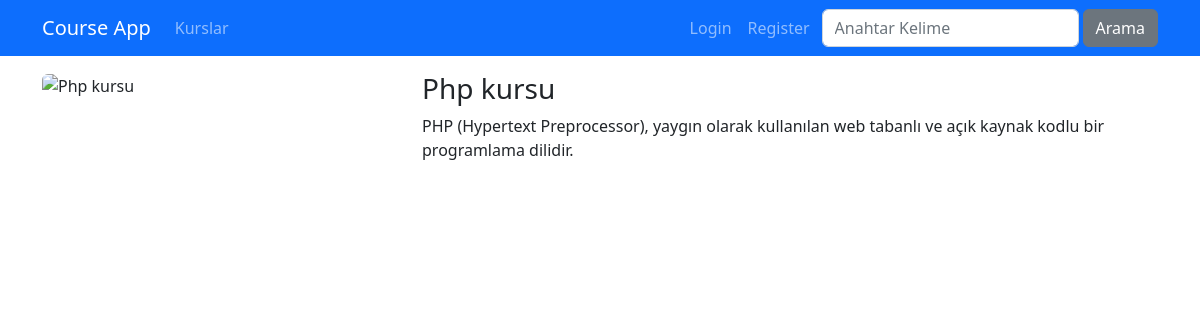
Page /kurs/php-kursu on the committed database.
### Courses/models.py (models this page shows, shortened)
class Course(models.Model):
    title = models.CharField(max_length=50)
    description = models.TextField()
    image = models.ImageField(upload_to="images", default="")
    date = models.DateField(auto_now_add=True)
    isActive = models.BooleanField(default=False)
    isHome = models.BooleanField(default=False)
    slug = models.SlugField(default="", blank=True, null=False, unique=True, db_index=True)
    categories = models.ManyToManyField(Category)

### Courses/views.py (the view)
# urls.py: path("<slug:slug>", views.details, name="course_details"),
def details(request, slug):
    course = get_object_or_404(Course, slug=slug)
    context = {
        "course": course
    }
    return render(request, "courses/details.html", context)

### Courses/templates/courses/details.html (shortened to what this page needs)
{% extends "layout.html" %}
{% load static %}
{% block css_files %}
    <link rel="stylesheet" href=" {% static "courses/css/style.css" %} ">
{% endblock css_files %}
{% block content %}
    <div class="container mt-3">
        <div class="row">
        <div class="col-4">
            <img
                class="rounded"
                src="{% static 'courses/img/'|add:course.image %}"
                alt="{{ course.title }}"
                style="width: 100%; height: 100%"
            />
        </div>
        <div class="col-8">
            <h1 class="h3"> {{ course.title }} </h1>
            <p>
                {{ course.description }}
            </p>
        </div>
        </div>
    </div>
{% endblock content %}

### rows in the picture
Course: title "Php kursu", description "PHP (Hypertext Preprocessor), yaygın olarak kullanılan web tabanlı ve açık kaynak kodlu bir programlama dilidir."
